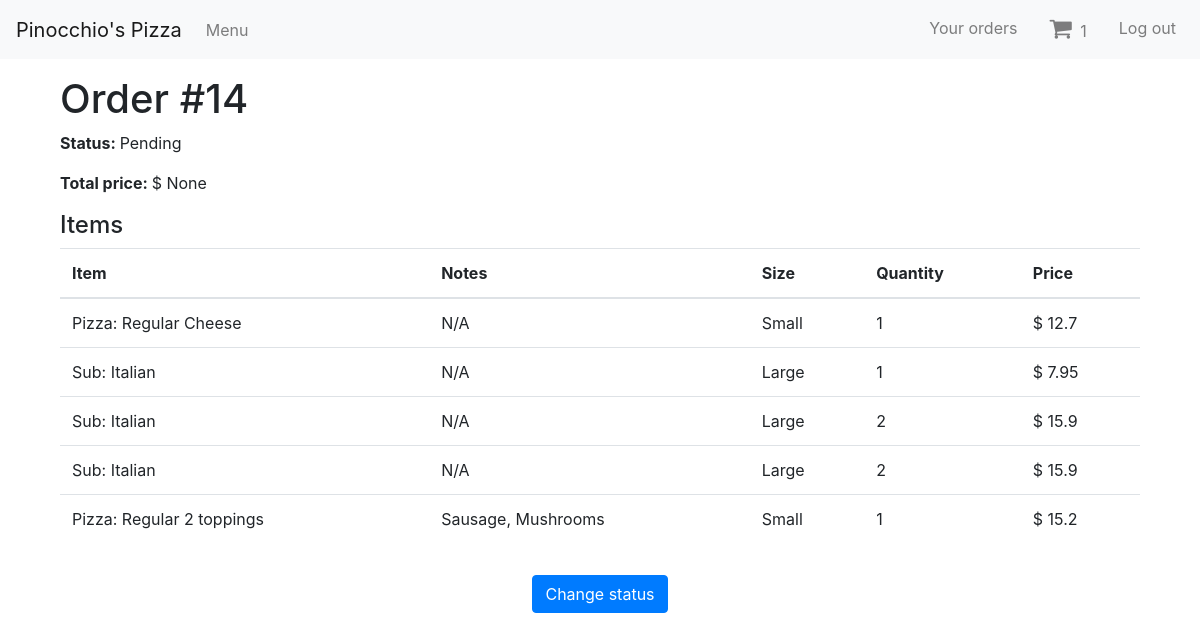
/order/14 (signed in), run on an earlier commit of the app's database.
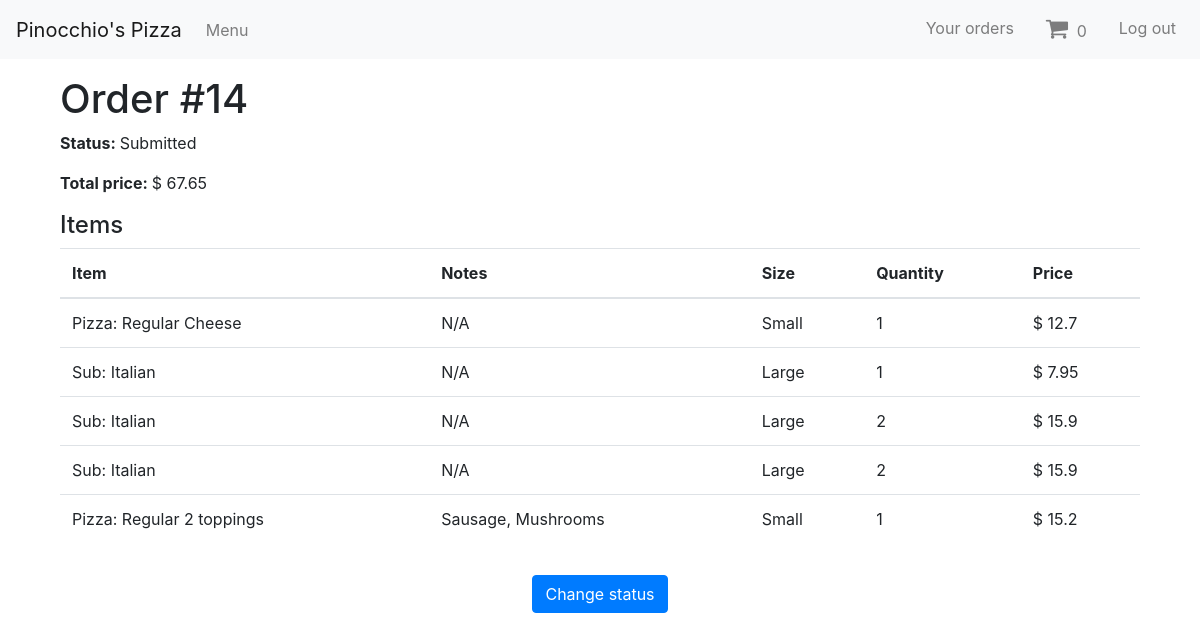
And on a later commit of the database.
### orders/models.py (models this page shows, shortened)
class Order(models.Model):
    created_by = models.ForeignKey(User, on_delete=models.SET_NULL, null=True, blank=True)
    time = models.DateTimeField(auto_now=True)
    status_choices = [
        ('p', 'Pending'),
        ('s', 'Submitted'),
        ('pr', 'Processing'),
        ('c', 'Completed'),
    ]
    status = models.CharField(choices=status_choices, max_length=2, blank=False, default='p')
    total_price = models.FloatField(null=True)
    class Meta:
        permissions = (("can_change_status", "Change order status"),)

### orders/views.py (the view)
# urls.py: path('order/<int:pk>', views.OrderDetailView.as_view(), name="order-detail"),
class OrderDetailView(generic.DetailView):
    model = Order
    def get_context_data(self, **kwargs):
        cart_num = len(Item.objects.filter(created_by=self.request.user).filter(status__exact='p'))
        context = super(OrderDetailView, self).get_context_data(**kwargs)
        context['cart_num'] = cart_num
        return context

### orders/models.py (called while the page is built)
    def display_topping(self):
        return ', '.join(topping.topping for topping in self.topping.all()[:5])

    def display_subx(self):
        return ', '.join(subx.name for subx in self.subx.all()[:4])

### orders/templates/orders/order_detail.html (shortened to what this page needs)
{% extends "base_generic.html" %}
{% block main %}
<h1>Order #{{ order.id }}</h1>
<p><b>Status: </b>{{ order.get_status_display }}</p>
<p><b>Total price: </b>$ {{ order.total_price }}</p>
<h4>Items</h4>
<table class="table">
    <thead>
        <tr>
            <th scope="col">Item</th>
            <th scope="col">Notes</th>
            <th scope="col">Size</th>
            <th scope="col">Quantity</th>
            <th scope="col">Price</th>
        </tr>
    </thead>
    <tbody>
        {% for item in order.item_set.all %}
        <tr>
            <td>{{ item.item }}</td>
            {% if item.display_topping %}
            <td>{{ item.display_topping }}</td>
            {% elif item.display_subx %}
            <td>{{ item.display_subx}}</td>
            {% else %}
            <td>N/A</td>
            {% endif %}
            <td>{{ item.get_size_display }}</td>
            <td>{{ item.quantity }}</td>
            <td>$ <span class="item-price">{{ item.price }}</span></td>
        </tr>
        {% endfor %}
    </tbody>
</table>
{% if perms.orders.can_change_status %}
    <div class="text-center py-3">
        <a href="{% url 'change-order-status' order.pk %}">
            <button class="btn btn-primary" type="submit">Change status</button>
        </a>
    </div>
{% endif %}
{% endblock %}

What changed in the data, as far as the page shows it:
changed Order id 14: status "Pending" → "Submitted"; total_price "None" → "67.65"
Also different on the page:
{{ cart_num }}: "1" → "0"
